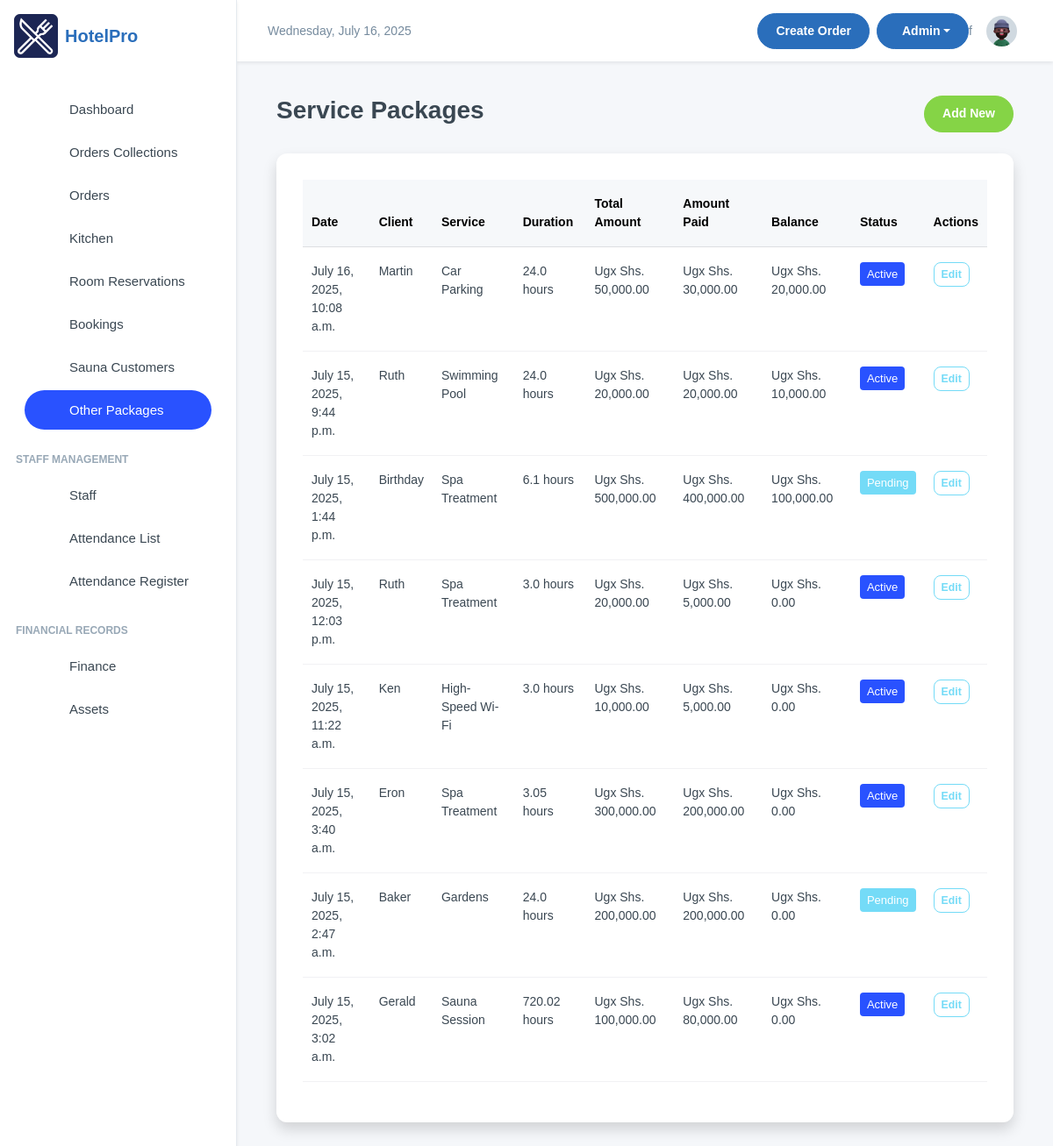
The page /others/packages/ on the database its author committed.
### otherPackages/models.py (models this page shows, shortened)
class OtherPackage(models.Model):
    SERVICE_TYPES = [
        ('Conference', 'Conference Room'),
        ('Gardens', 'Gardens'),
        ('Gym', 'Gym Access'),
        ('Laundry', 'Laundry Service'),
        ('Massage', 'Massage Therapy'),
        ('Other', 'Other Service'),
        ('Parking', 'Car Parking'),
        ('Pool', 'Swimming Pool'),
        ('RoomService', 'Room Service'),
        ('Sauna', 'Sauna Session'),
        ('Spa', 'Spa Treatment'),
        ('WiFi', 'High-Speed Wi-Fi'),
        ('Event', 'Event Booking'),
        ('Birthday', 'Birthday Party'),
    ]
    STATUS_CHOICES = [
        ('Pending', 'Pending'),
        ('Active', 'Active'),
        ('Completed', 'Completed'),
    ]
    client_name = models.CharField(max_length=200)
    service_type = models.CharField(max_length=50, choices=SERVICE_TYPES)
    description = models.TextField(blank=True, null=True)
    total_amount = models.DecimalField(max_digits=12, decimal_places=2)
    amount_paid = models.DecimalField(max_digits=12, decimal_places=2)
    balance = models.DecimalField(max_digits=12, decimal_places=2, blank=True)
    start_time = models.DateTimeField()
    end_time = models.DateTimeField()
    status = models.CharField(max_length=20, choices=STATUS_CHOICES, default='Pending')
    created_at = models.DateTimeField(auto_now_add=True)
    updated_at = models.DateTimeField(auto_now=True)
    created_by = models.ForeignKey(User, on_delete=models.SET_NULL, null=True)
    @property
    def duration(self):
        if self.end_time and self.start_time:
            delta = self.end_time - self.start_time
            return round(delta.total_seconds() / 3600, 2)  # Return hours
        return 0
    class Meta:
        ordering = ['-start_time']
        verbose_name = 'Additional Service Package'
        verbose_name_plural = 'Additional Service Packages'

### otherPackages/views.py (the view)
# urls.py: path('packages/', PackageListView.as_view(), name='package_list'),
class PackageListView(ListView):
    model = OtherPackage
    template_name = 'package_list.html'
    context_object_name = 'packages'
    paginate_by = 10
    def get_queryset(self):
        qs = super().get_queryset()
        status = self.request.GET.get('status')
        if status:
            qs = qs.filter(status=status)
        return qs

### otherPackages/templates/package_list.html (shortened to what this page needs)
{% extends 'base.html' %}
{% load humanize %}
{% block content %}
<div class="container mt-4">
    <div class="d-flex justify-content-between mb-4">
        <h2>Service Packages</h2>
        <a href="/others/packages/new/" class="btn btn-success">
             Add New
        </a>
    </div>
    <div class="card shadow">
        <div class="card-body">
            <table class="table table-hover">
                <thead class="table-light">
                    <tr><th>Date</th>
                        <th>Client</th>
                        <th>Service</th>
                        <th>Duration</th>
                        <th>Total Amount</th>
                        <th>Amount Paid</th>
                        <th>Balance</th>
                        <th>Status</th>
                        <th>Actions</th>
                    </tr>
                </thead>
                <tbody>
                    {% for package in packages %}
                    <tr>
                        <td>{{ package.created_at }}</td>
                        <td>{{ package.client_name }}</td>
                        <td>{{ package.get_service_type_display }}</td>
                        <td>{{ package.duration }} hours</td>
                        <td>Ugx Shs. {{ package.total_amount|intcomma }}</td>
                        <td>Ugx Shs. {{ package.amount_paid|intcomma }}</td>
                        <td>Ugx Shs. {{ package.balance|intcomma }}</td>
                        <td>
                            <span class="badge
                                {% if package.status == 'Completed' %}bg-success
                                {% elif package.status == 'Active' %}bg-primary
                                {% else %}bg-secondary{% endif %}">
                                {{ package.status }}
                            </span>
                        </td>
                        <td>
                            <a href="/others/packages/{{package.id}}/edit/" class="btn btn-sm btn-outline-secondary">
                                 Edit
                            </a>
                        </td>
                    </tr>
                    {% empty %}
                    <tr>
                        <td colspan="6" class="text-center">No packages found</td>
                    </tr>
                    {% endfor %}
                </tbody>
            </table>
        </div>
    </div>
</div>
{% endblock %}

### templates/base.html (style rules this page uses)
:root { --primary-color: #2A6EBB; --secondary-color: #F8F9FA; --accent-color: #FFD700; --text-color: #333333; --success-color: #28a745; --danger-color: #dc3545; --warning-color: #ffc107; --info-color: #17a2b8; }
body { font-family: 'Poppins', sans-serif; background-color: #f5f7fa; }
.card { border-radius: 0.75rem; border: none; box-shadow: 0 0.125rem 0.25rem rgba(0, 0, 0, 0.075); transition: transform 0.2s ease-in-out, box-shadow 0.2s ease-in-out; }

### rows shown on the page
OtherPackage: created_at "July 16, 2025, 10:08 a.m.", client_name "Martin", service_type "Car Parking", duration "24.0", total_amount "50,000.00", amount_paid "30,000.00", balance "20,000.00", status "Active"
OtherPackage: created_at "July 15, 2025, 9:44 p.m.", client_name "Ruth", service_type "Swimming Pool", duration "24.0", total_amount "20,000.00", amount_paid "20,000.00", balance "10,000.00", status "Active"
OtherPackage: created_at "July 15, 2025, 1:44 p.m.", client_name "Birthday", service_type "Spa Treatment", duration "6.1", total_amount "500,000.00", amount_paid "400,000.00", balance "100,000.00", status "Pending"
OtherPackage: created_at "July 15, 2025, 12:03 p.m.", client_name "Ruth", service_type "Spa Treatment", duration "3.0", total_amount "20,000.00", amount_paid "5,000.00", balance "0.00", status "Active"
OtherPackage: created_at "July 15, 2025, 11:22 a.m.", client_name "Ken", service_type "High-Speed Wi-Fi", duration "3.0", total_amount "10,000.00", amount_paid "5,000.00", balance "0.00", status "Active"
OtherPackage: created_at "July 15, 2025, 3:40 a.m.", client_name "Eron", service_type "Spa Treatment", duration "3.05", total_amount "300,000.00", amount_paid "200,000.00", balance "0.00", status "Active"
OtherPackage: created_at "July 15, 2025, 2:47 a.m.", client_name "Baker", service_type "Gardens", duration "24.0", total_amount "200,000.00", amount_paid "200,000.00", balance "0.00", status "Pending"
OtherPackage: created_at "July 15, 2025, 3:02 a.m.", client_name "Gerald", service_type "Sauna Session", duration "720.02", total_amount "100,000.00", amount_paid "80,000.00", balance "0.00", status "Active"
